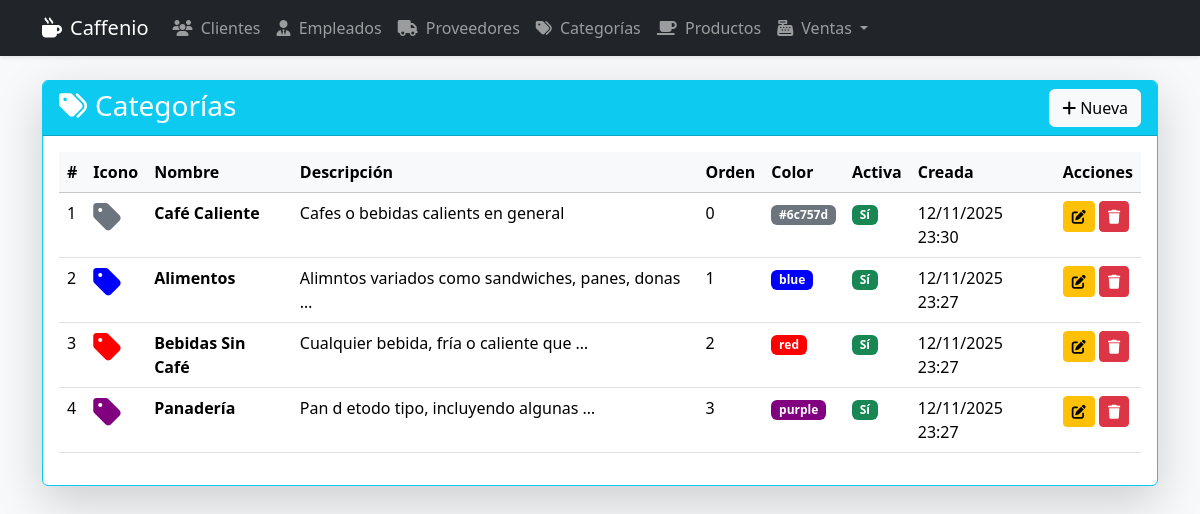
Page /categorias/ on the committed database.
### app_Caffenio/models.py (models this page shows, shortened)
class Categoria(models.Model):
    nombre_categoria = models.CharField(
        max_length=30,
        choices=[
            ('cafe_caliente', 'Café Caliente'),
            ('cafe_frio', 'Café Frío'),
            ('sin_cafe', 'Bebidas Sin Café'),
            ('alimentos', 'Alimentos'),
            ('panaderia', 'Panadería'),
            ('mercancia', 'Mercancía')
        ]
    )
    descripcion = models.TextField()                    # 1
    icono = models.CharField(max_length=50, blank=True) # 2
    orden = models.IntegerField(default=0)              # 3
    color = models.CharField(max_length=7, default='#6c757d')   # 4
    activa = models.BooleanField(default=True)          # 5
    fecha_creacion = models.DateTimeField(auto_now_add=True)    # 6

### app_Caffenio/views.py (the view)
# urls.py: path('categorias/', views.ver_categorias, name='ver_categorias'),
def ver_categorias(request):
    categorias = Categoria.objects.all().order_by('orden')
    return render(request, 'categoria/ver_categorias.html', {'categorias': categorias})

### app_Caffenio/templates/categoria/ver_categorias.html
{% extends 'base.html' %}
{% block content %}
<div class="card shadow-lg border-info mt-4">
    <div class="card-header bg-info text-white d-flex justify-content-between">
        <h3 class="mb-0"><i class="fas fa-tags me-2"></i>Categorías</h3>
        <a href="{% url 'agregar_categoria' %}" class="btn btn-light"><i class="fas fa-plus me-1"></i>Nueva</a>
    </div>
    <div class="card-body">
        <table class="table table-hover">
            <thead class="table-light">
                <tr>
                    <th>#</th>
                    <th>Icono</th>
                    <th>Nombre</th>
                    <th>Descripción</th>
                    <th>Orden</th>
                    <th>Color</th>
                    <th>Activa</th>
                    <th>Creada</th>
                    <th>Acciones</th>
                </tr>
            </thead>
            <tbody>
                {% for c in categorias %}
                <tr>
                    <td>{{ forloop.counter }}</td>
                    <td>
                        {% if c.icono %}
                        <i class="{{ c.icono }} fa-2x" style="color: {{ c.color }}"></i>
                        {% else %}
                        <i class="fas fa-tag fa-2x" style="color: {{ c.color }}"></i>
                        {% endif %}
                    </td>
                    <td><strong>{{ c.get_nombre_categoria_display }}</strong></td>
                    <td>{{ c.descripcion|truncatewords:6 }}</td>
                    <td>{{ c.orden }}</td>
                    <td><span class="badge" style="background: {{ c.color }}; color: white;">{{ c.color }}</span></td>
                    <td>{% if c.activa %}<span class="badge bg-success">Sí</span>{% else %}<span class="badge bg-danger">No</span>{% endif %}</td>
                    <td>{{ c.fecha_creacion|date:"d/m/Y H:i" }}</td>
                    <td>
                        <a href="{% url 'actualizar_categoria' c.id %}" class="btn btn-warning btn-sm"><i class="fas fa-edit"></i></a>
                        <a href="{% url 'borrar_categoria' c.id %}" class="btn btn-danger btn-sm"><i class="fas fa-trash"></i></a>
                    </td>
                </tr>
                {% empty %}
                <tr><td colspan="9" class="text-center text-muted">No hay categorías</td></tr>
                {% endfor %}
            </tbody>
        </table>
    </div>
</div>
{% endblock %}

### rows in the picture
Categoria: nombre_categoria "Café Caliente", descripcion "Cafes o bebidas calients en general", orden "0", color "#6c757d", activa "Sí", fecha_creacion "12/11/2025 23:30"
Categoria: nombre_categoria "Alimentos", descripcion "Alimntos variados como sandwiches, panes, donas …", orden "1", color "blue", activa "Sí", fecha_creacion "12/11/2025 23:27"
Categoria: nombre_categoria "Bebidas Sin Café", descripcion "Cualquier bebida, fría o caliente que …", orden "2", color "red", activa "Sí", fecha_creacion "12/11/2025 23:27"
Categoria: nombre_categoria "Panadería", descripcion "Pan d etodo tipo, incluyendo algunas …", orden "3", color "purple", activa "Sí", fecha_creacion "12/11/2025 23:27"
